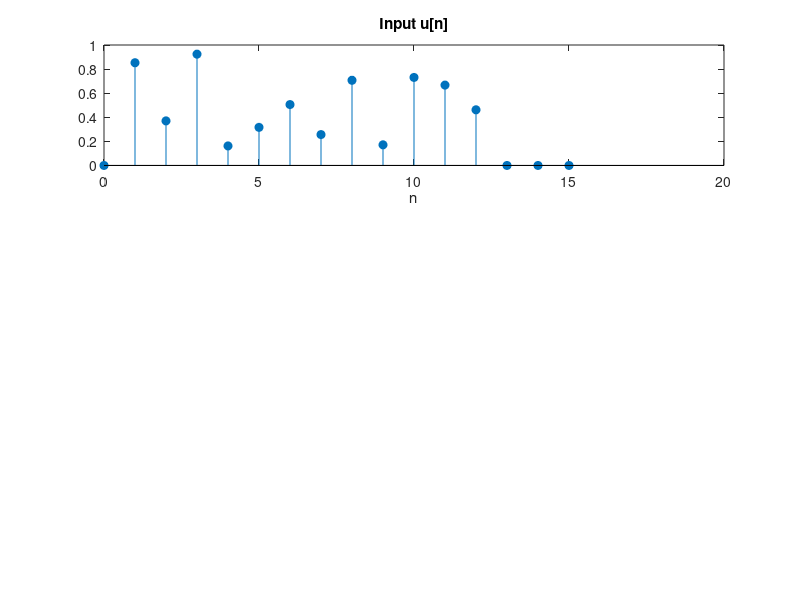

The MATLAB script that drew this image: (Note: this script raises an error after producing the figure.)
%% Sample 9-2
%% 離散ウェーブレット変換
% ブロックDCTのフィルタバンク実装
% 
% 画像処理特論
% 
% 村松 正吾 
% 
% 動作確認: MATLAB R2020a
%% Discrete wavelet transform
% Filter bank implementation of block DCT
% 
% Advanced Topics in Image Processing
% 
% Shogo MURAMATSU
% 
% Verified: MATLAB R2020a
% 準備
% (Preparation)

close all
%% ブロックサイズの設定
% (Settings of block size)

% # of channels
nChs = 4;
%% 入力信号の生成
% (Generation of input)

% Input signal
u = rand(1,3*nChs);
u = [0 u zeros(1,nChs-1)];
% 並列フィルタバンク実装
% (Parallel filter bank implementation)

% DCT matrix
P =  dctmtx(nChs);

% IDCT matrix
Q = P.';

% Analysis process
s = cell(nChs,1);
for iCh = 1:nChs
    hk = fliplr(P(iCh,:));
    % Decimation
    s{iCh} = downsample(conv(hk,u),nChs); 
end
s = cell2mat(s);

% Synthesis process
v = 0;
for iCh = 1:nChs
    fk = Q(:,iCh);
    % Interpolation
    vk = conv(fk,upsample(s(iCh,:),nChs));
    v = v + vk;
end
%% 信号表示
% (Signal display)

figure(1)
subplot(3,nChs,1:nChs)
stem(0:length(u)-1,u,'filled')
title('Input u[n]')
xlabel('n')
ax = gca;
ax.XLim =[ 0 length(v)];

for iCh = 1:nChs
    subplot(3,nChs,nChs+iCh)
    stem(0:size(s,2)-1,s(iCh,:),'filled')
    title(['Subbnad s_' num2str(iCh-1) '[m]'])
    xlabel('m')
    ax = gca;
    ax.YLim =[ min(s(:)) max(s(:)) ];
end

subplot(3,nChs,2*nChs+(1:nChs))
stem(0:length(v)-1,v,'filled')
title('Outut v[n]')
xlabel('n')
ax = gca;
ax.XLim =[ 0 length(v)];
% 合成フィルタのインパルス応答（基底ベクトル）
% (Impluse responses of synthesis filters; basis vectors)

figure(2)
for iCh = 1:nChs
    fk = Q(:,iCh);
    subplot(nChs/2,2,iCh)
    stem(0:length(fk)-1,fk,'filled')
    title([ 'f_' num2str(iCh-1) '[m]' ])
    xlabel('m')
    ax = gca;
    ax.YLim =[ min(Q(:)) max(Q(:)) ];
end
% 合成フィルタの周波数応答（基底ベクトル）
% (Frequency responses of synthesis filters; basis vectors)

figure(3)
fftPoints = 512;
F = zeros(fftPoints,nChs);
legends = cell(nChs,1);
for iCh = 1:nChs
    fk = Q(:,iCh); 
    if iCh == 1
        [F(:,iCh),W] = freqz(fk,1,fftPoints);
    else
        F(:,iCh) = freqz(fk,1,fftPoints);
    end
    legends{iCh} = [ 'F_' num2str(iCh-1) ];
end
plot(W/pi,abs(F)) %20*log10(abs(F)))
axis([0 1 0 ceil(sqrt(nChs))]) %-70 10])
xlabel('Normalized Frequency (x\pi rad/sample)')
ylabel('Magnitude') % (dB)')
legend(legends,'Location','southeast')
grid on
% ポリフェーズ行列実装
% (Polyphase matrix implemenation)
% 
% 分析合成処理 (Analysis and synthesis process)
% 
% $$\mathbf{E}(z)=\left(\begin{array}{cccc}  h_0[0] &h_0[1] & \cdots & h_0[M-1] 
% \\ h_1[0]& h_1[1] & \cdots & h_1[M-1] \\ \vdots & \vdots & \ddots & \vdots \\h_{M-1}[0] 
% & h_{M-1}[1] & \cdots & h_{M-1}[M-1]\end{array}\right)$$
% 
% $$\mathbf{R}(z)=\left(\begin{array}{cccc}  f_0[M-1] &f_1[M-1] &\cdots&f_{M-1}[M-1] 
% \\ f_0[M-2]& f_1[M-2] & \cdots & f_{M-1}[M-2] \\\vdots & \vdots & \ddots & \vdots 
% \\f_0[0] & f_1[0] & \cdots & f_{M-1}[0]\end{array}\right)$$
% 
% 

% Input Signal
u = [zeros(1,nChs-1) u 0 ]; % Adjust delay for downsampling
disp(u)

% Serial/Parallel conversion
x = cell(nChs,1);
idx = 1;
for phase = 0:nChs-1
    x{idx} = downsample(u,nChs,mod(nChs-1-phase,nChs));
    idx = idx + 1;
end
x = cell2mat(x);
disp(x)

% Analysis process w/ the polyphase matrix
E = fliplr(P); % E = PJ
s = E*x;
disp(s)
% Synthesis process w/ the polyphase matrix
R = flipud(Q); % R = JQ
y = R*s;
disp(y)
% Parallel/Serial conversion
v = 0;
idx = 1;
for phase = nChs-1:-1:0
    v = v + upsample(y(idx,:),nChs,phase);
    idx = idx + 1;
end
disp(v)
%% 
% © Copyright, Shogo MURAMATSU, All rights reserved.
